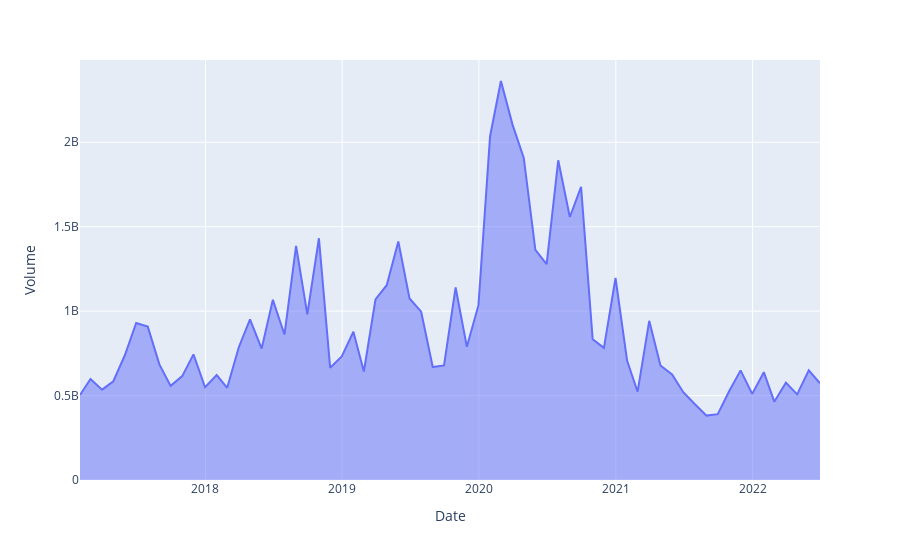

Notebook cell for this chart:
### Code cell
px.area(data_frame=dfres, x='Date', y='Volume')
